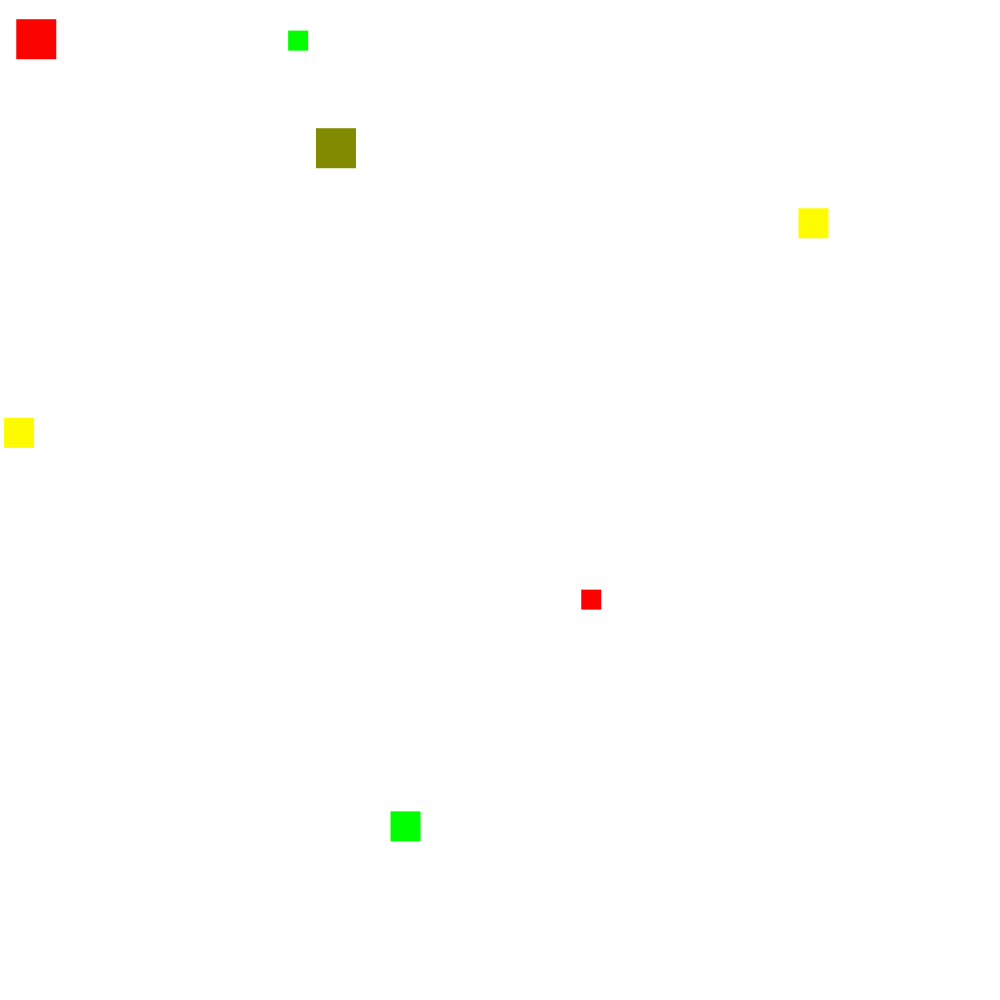
Frame 1 (no input)
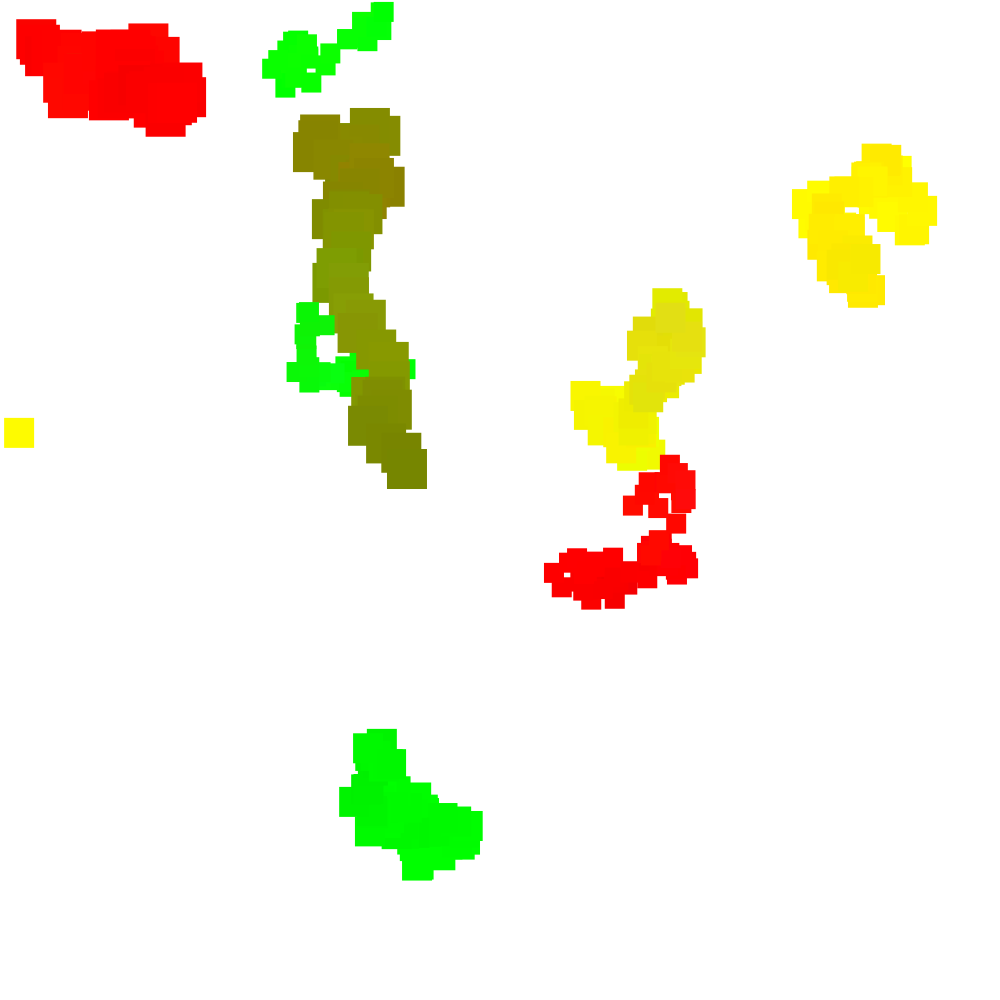
Frame 60 (the mouse pressed at the canvas centre just before this capture)
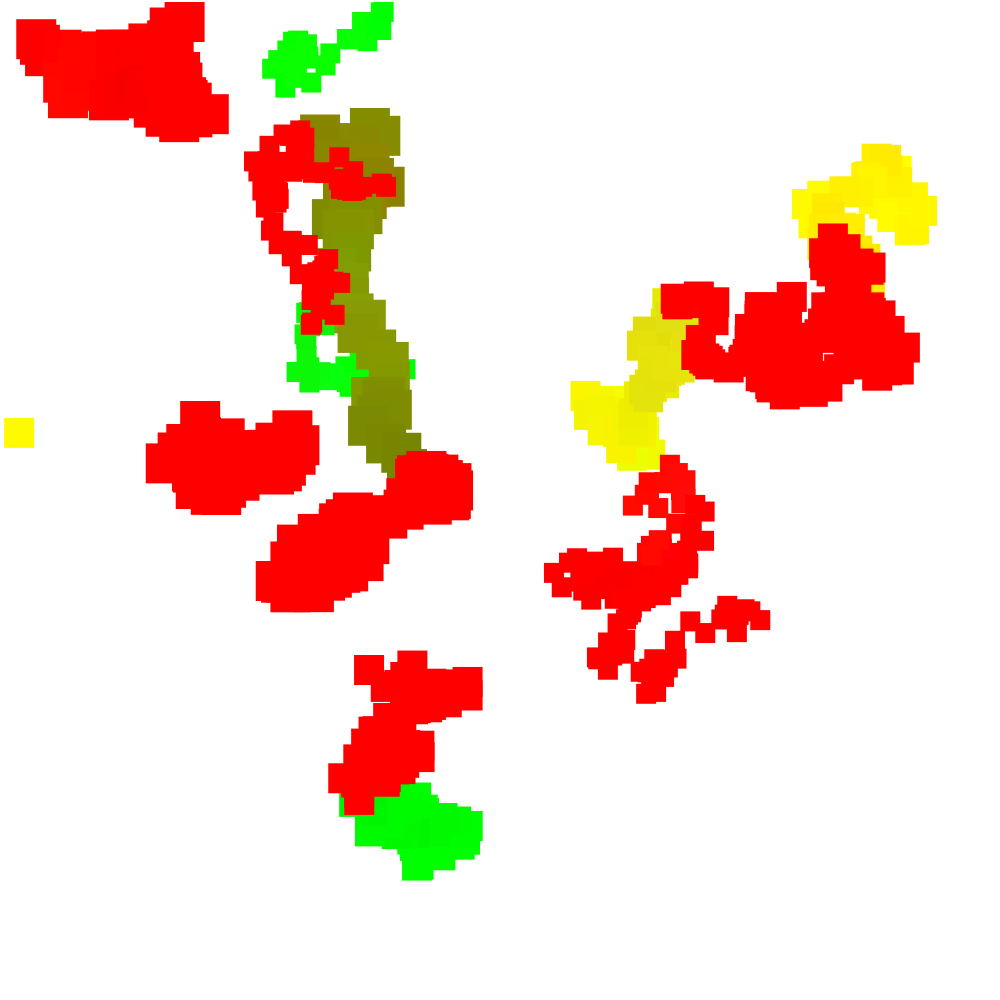
Frame 120 (the mouse held since frame 60 and released just before this capture)

The Processing sketch that drew these frames (run headless with seeded random() and noise(); from frame 60 on, the mouse is pressed at the canvas centre):

// Processing sketch: processing_80344
// ── processing_80344.pde

Cuadrado b,c,d,e,f,g,h; //declarar objeto


void setup () {
  background (255);
size (1000,1000);
b = new Cuadrado (random (0, 500), random (0,500), 40,40, int (random (102,132)),int (random (133,163)),int (random (142,175)));
c= new Cuadrado (300,50,20,20,0,255,255);
d= new Cuadrado (20,400,30,30,255,255,0);
e= new Cuadrado (20,20,40,40,255,0,0);
f= new Cuadrado (600,600,20,20,255,0,0);
g= new Cuadrado (400,800,30,30,0,255,255);
h= new Cuadrado (800,200,30,30,255,255,0);

noStroke();
}

void draw (){
  
  b. update();
  b.display();
  
  c.update();
  c.display();
  
  d.update();
  d.display();
  
e.update();
e.display();

f.update();
f.display();

g.update();
g.display();

h.update();
h.display();

}

//clase

class Cuadrado {
  
  float xpos;
  float ypos;
  float ancho;
  float alto;
  int rojo;
 int verde;
int azul;
  
  Cuadrado (float x, float y, float w, float h, int ro, int ve, int az) { //constructor
 
xpos = x;
ypos = y;
ancho = w;
alto = h;
rojo = ro;
verde = ve;
az = az;

  }
  
  void update (){
    xpos = xpos + random (-20,20);
    ypos = ypos +random (-20,20);
    rojo = rojo + int (random (-5,5));
    verde = verde + int (random (-5,5));
    azul =azul + int (random (-5,5));
    
    if (xpos >= 1000) {
      xpos = random (1,999);
    }
    
    if (xpos <=0) {
      xpos = random (1,999);
    }
    
    
    if (ypos >= 1000) {
      ypos = random (1,999);
    }
    
    if (ypos <= 0) {
      ypos = random(1,999);
    }
    
    if (mousePressed) {
      rojo = 255;
      verde = 0;
      azul = 0;
    }
    
  }
  
  void display (){
    fill (rojo, verde, azul);
    rect (xpos, ypos, ancho, alto);
  }
}
